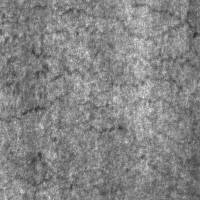
#> input picture data/images/train/crazing_105.jpg, 200 x 200 px; its folder holds 4 pictures in this run
$ python compare_stats.py
#> lines starting #> are read from the running program, lines starting #| are printed output that depends on the picture
import cv2
import numpy as np
import glob

# Load a few training images
train_files = glob.glob('data/images/train/*.jpg')[:50]
if not train_files:
    print("No train files found in data/images/train")
else:
    train_imgs = [cv2.imread(f, 0) for f in train_files]
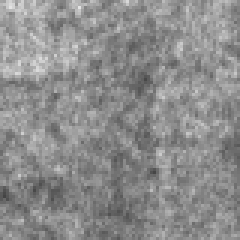
#> input picture data/images/train/crazing_118_bg2.jpg, 80 x 80 px (shown 3 times larger)
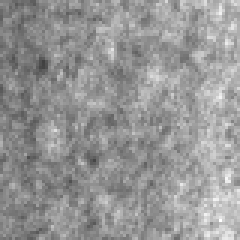
#> input picture data/images/train/crazing_14_bg1.jpg, 80 x 80 px (shown 3 times larger)
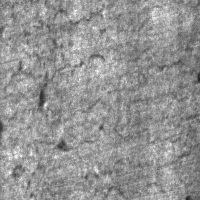
#> input picture data/images/train/crazing_155.jpg, 200 x 200 px
#> train_imgs = 4 items
    train_mean = np.mean([np.mean(x) for x in train_imgs])
#> train_mean = 142.6
    train_std = np.mean([np.std(x) for x in train_imgs])
#> train_std = 23.54
    print(f'Train (NEU-DET) - Mean Intensity: {train_mean:.2f}, Std Dev: {train_std:.2f}')
#| Train (NEU-DET) - Mean Intensity: 142.58, Std Dev: 23.54

# Load a test image
test_files = glob.glob('test/*/*.jpg')[:10]
if not test_files:
    print("No test files found")
else:
    test_imgs = [cv2.imread(f, 0) for f in test_files if f is not None]
    # Approximate tiling stats (taking center crop stats)
    # Test images are 2048x1000. Center is around 500, 1024
    test_crops = [x[400:600, 924:1124] for x in test_imgs] # 200x200 crop
    test_mean = np.mean([np.mean(x) for x in test_crops])
    test_std = np.mean([np.std(x) for x in test_crops])
    print(f'Test (Current)  - Mean Intensity: {test_mean:.2f}, Std Dev: {test_std:.2f}')
